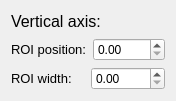
<?xml version="1.0" encoding="UTF-8"?>
<ui version="4.0">
 <class>SectionRange</class>
 <widget class="QWidget" name="SectionRange">
  <property name="geometry">
   <rect>
    <x>0</x>
    <y>0</y>
    <width>176</width>
    <height>101</height>
   </rect>
  </property>
  <property name="windowTitle">
   <string>Form</string>
  </property>
  <layout class="QVBoxLayout" name="v_layout">
   <item>
    <widget class="QLabel" name="lb_axis">
     <property name="font">
      <font>
       <pointsize>12</pointsize>
      </font>
     </property>
     <property name="text">
      <string>Vertical axis:</string>
     </property>
    </widget>
   </item>
   <item>
    <layout class="QHBoxLayout" name="horizontalLayout_3">
     <item>
      <widget class="QLabel" name="label_3">
       <property name="font">
        <font>
         <pointsize>10</pointsize>
        </font>
       </property>
       <property name="text">
        <string>ROI position:</string>
       </property>
      </widget>
     </item>
     <item>
      <widget class="QDoubleSpinBox" name="sb_pos"/>
     </item>
    </layout>
   </item>
   <item>
    <layout class="QHBoxLayout" name="horizontalLayout_4">
     <item>
      <widget class="QLabel" name="label_2">
       <property name="font">
        <font>
         <pointsize>10</pointsize>
        </font>
       </property>
       <property name="text">
        <string>ROI width:</string>
       </property>
      </widget>
     </item>
     <item>
      <widget class="QDoubleSpinBox" name="sb_width">
       <property name="minimum">
        <double>0.000000000000000</double>
       </property>
      </widget>
     </item>
    </layout>
   </item>
  </layout>
 </widget>
 <resources/>
 <connections/>
</ui>
